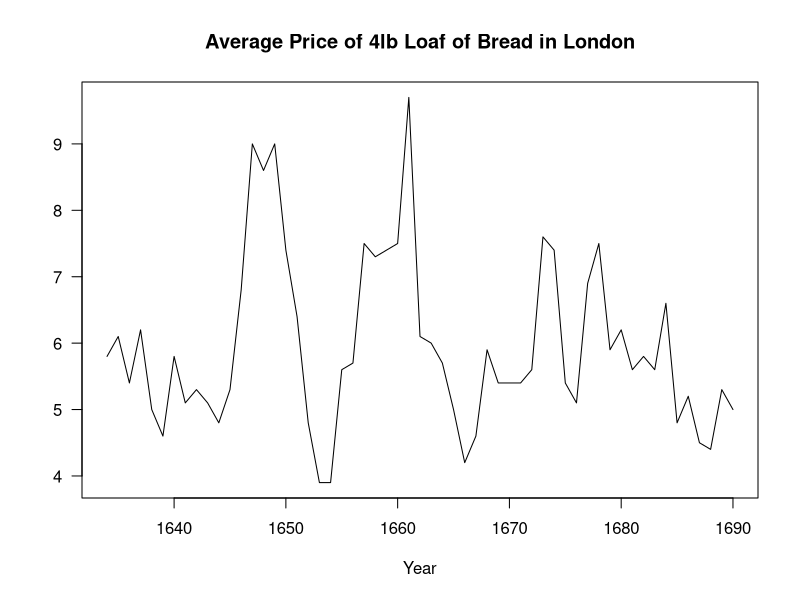
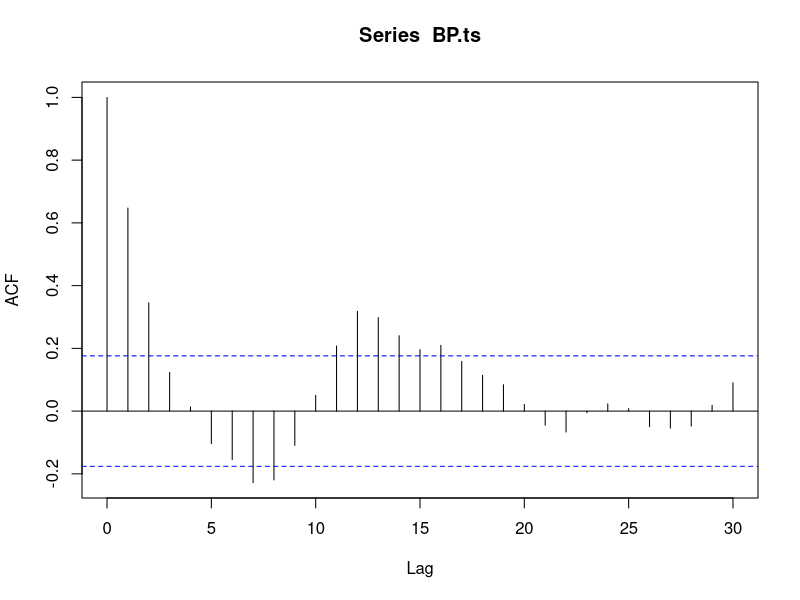
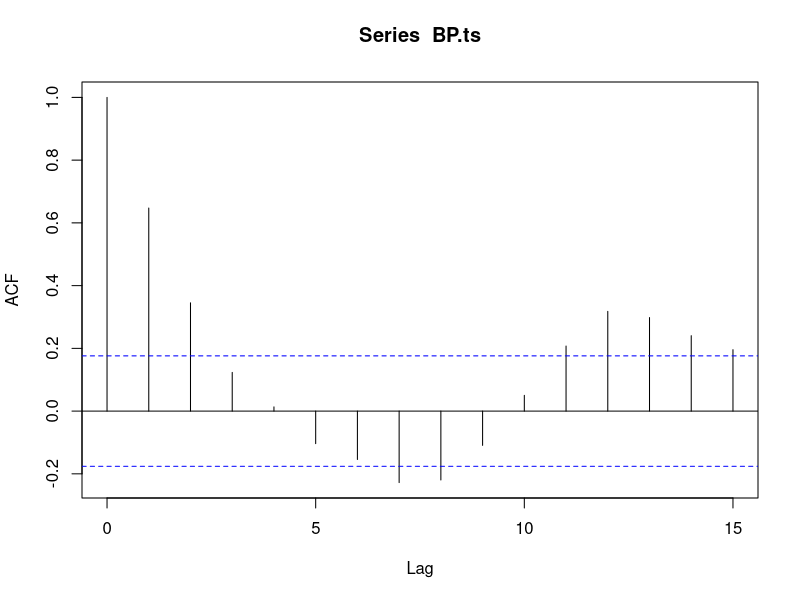
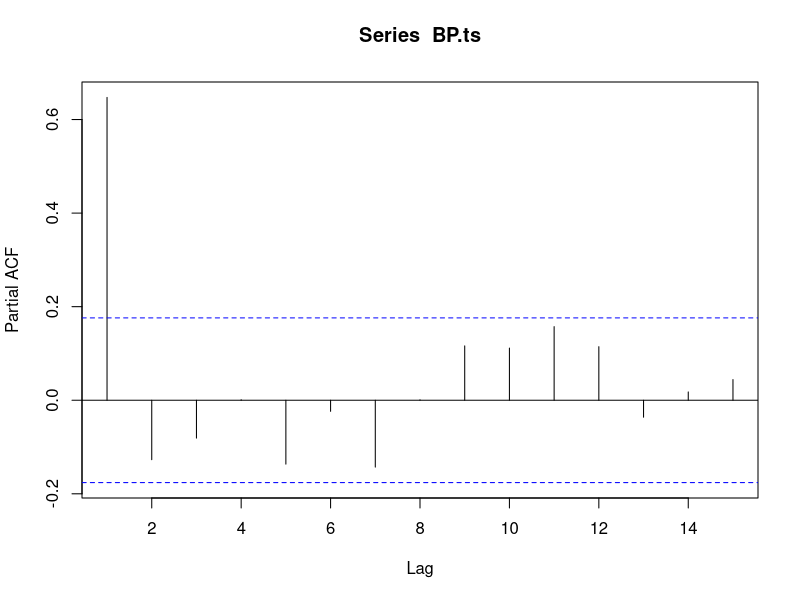
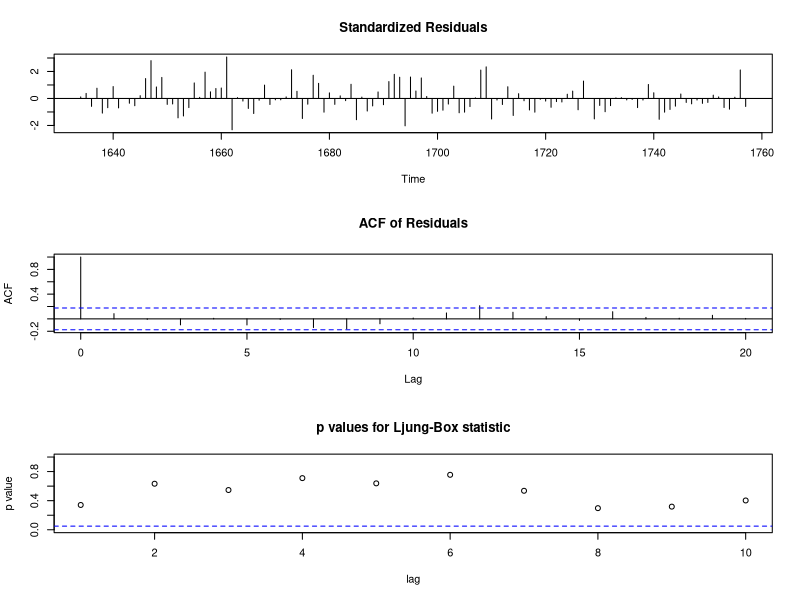

The R source for these figures, in order:
# chapter 1 code for bread price example

price<-c(5.8, 6.1, 5.4, 6.2, 5.0, 4.6, 5.8, 5.1, 5.3, 5.1, 4.8, 5.3, 6.8, 9.0, 8.6, 
9.0, 7.4, 6.4, 4.8, 3.9, 3.9, 5.6, 5.7, 7.5, 7.3, 7.4, 7.5, 9.7, 6.1, 6.0, 5.7, 5.0, 
4.2, 4.6, 5.9, 5.4, 5.4, 5.4, 5.6, 7.6, 7.4, 5.4, 5.1, 6.9, 7.5, 5.9, 6.2, 5.6, 5.8, 
5.6, 6.6, 4.8, 5.2, 4.5, 4.4, 5.3, 5.0, 6.4, 7.8, 8.5, 5.6, 7.1, 7.1, 8.0, 7.3, 5.7, 
4.8, 4.3, 4.4, 5.7, 4.7, 4.1, 4.1, 4.7, 7.0, 8.7, 6.2, 5.9, 5.4, 6.3, 4.9, 5.5, 5.4, 
4.7, 4.1, 4.6, 4.8, 4.5, 4.7, 4.8, 5.4, 6.0, 5.1, 6.5, 6.2, 4.6, 4.5, 4.0, 4.1, 4.7,
5.1, 5.2, 5.3, 4.8, 5.0, 6.2, 6.4, 4.7, 4.1, 3.9, 4.0, 4.9, 4.9, 4.8, 5.0, 4.9, 4.9, 
5.4, 5.6, 5.0, 4.5, 5.0, 7.2, 6.1)
BP.ts<-ts(price,start=1634)
summary(BP.ts)
BP.short.ts<-ts(price[1:(1+(1690-1634))],start=1634)
plot(BP.short.ts,xlab="Year",ylab="",
     main="Average Price of 4lb Loaf of Bread in London",las=1)
BP.acf<-acf(BP.ts,30)
BP.acf
 
# chapter 7 code: sample (partial) autocorrelation function

BP.acf<-acf(BP.ts, 15)
BP.pacf<-acf(BP.ts,15,type="partial")


# chapter 7 code: fitting an AR model to the data
## using the AIC criterion

BP.ar1m<-arima(BP.ts, order=c(1,0,0))
BP.ar1m

BP.ar1m$coef
BP.ar1m$var.coef
BP.ar1m$sigma2
BP.ar1m$aic


BP.ar2m<-arima(BP.ts, order=c(2,0,0))
BP.ar2m

BP.ar2m$coef
BP.ar2m$var.coef
BP.ar2m$sigma2
BP.ar2m$aic

# chapter 8

tsdiag(BP.ar1m)

# chapter 9
BP.fore <- predict(BP.ar1m, 10)
BP.fore
pred <- BP.fore$pred
L95 <- pred - 1.96 * BP.fore$se
U95 <- pred + 1.96 * BP.fore$se
year<-1758:1767
BP.PL95 <- data.frame(year,L95, pred, U95)
BP.PL95





 